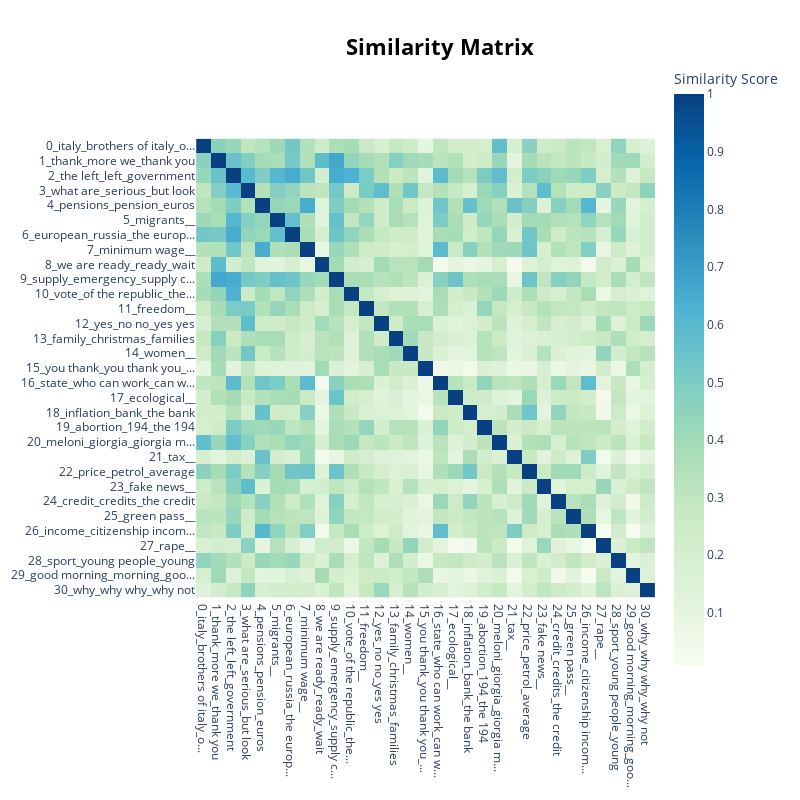

Notebook code for this chart:
### Code cell
heatmap_fig = topic_model.visualize_heatmap() # n_clusters=20, topics=[4, 18, 26, 21,44]custom_labels=True
heatmap_fig.write_html(processed_dir + 'html/similarity-matrix.html')
heatmap_fig

### Figure 1 — Plotly figure (JSON) as saved in the notebook; plotly's stock layout.template omitted (floating-point values rounded to 4 significant figures; data arrays with more than 128 entries replaced by an {"elided": "..."} marker saying what was removed)
{"data": [{"coloraxis": "coloraxis", "hovertemplate": "x: %{x}<br>y: %{y}<br>Similarity Score: %{z}<extra></extra>", "name": "0", "type": "heatmap", "x": ["0_italy_brothers of italy_o...", "1_thank_more we_thank you", "2_the left_left_government", "3_what are_serious_but look", "4_pensions_pension_euros", "5_migrants__", "6_european_russia_the europ...", "7_minimum wage__", "8_we are ready_ready_wait", "9_supply_emergency_supply c...", "10_vote_of the republic_the...", "11_freedom__", "12_yes_no no_yes yes", "13_family_christmas_families", "14_women__", "15_you thank_you thank you_...", "16_state_who can work_can w...", "17_ecological__", "18_inflation_bank_the bank", "19_abortion_194_the 194", "20_meloni_giorgia_giorgia m...", "21_tax__", "22_price_petrol_average", "23_fake news__", "24_credit_credits_the credit", "25_green pass__", "26_income_citizenship incom...", "27_rape__", "28_sport_young people_young", "29_good morning_morning_goo...", "30_why_why why_why not"], "xaxis": "x", "y": ["0_italy_brothers of italy_o...", "1_thank_more we_thank you", "2_the left_left_government", "3_what are_serious_but look", "4_pensions_pension_euros", "5_migrants__", "6_european_russia_the europ...", "7_minimum wage__", "8_we are ready_ready_wait", "9_supply_emergency_supply c...", "10_vote_of the republic_the...", "11_freedom__", "12_yes_no no_yes yes", "13_family_christmas_families", "14_women__", "15_you thank_you thank you_...", "16_state_who can work_can w...", "17_ecological__", "18_inflation_bank_the bank", "19_abortion_194_the 194", "20_meloni_giorgia_giorgia m...", "21_tax__", "22_price_petrol_average", "23_fake news__", "24_credit_credits_the credit", "25_green pass__", "26_income_citizenship incom...", "27_rape__", "28_sport_young people_young", "29_good morning_morning_goo...", "30_why_why why_why not"], "yaxis": "y", "z": {"elided": "31x31 float values"}}], "layout": {"coloraxis": {"colorbar": {"title": {"text": "Similarity Score"}}, "colorscale": [[0, "rgb(247,252,240)"], [0.125, "rgb(224,243,219)"], [0.25, "rgb(204,235,197)"], [0.375, "rgb(168,221,181)"], [0.5, "rgb(123,204,196)"], [0.625, "rgb(78,179,211)"], [0.75, "rgb(43,140,190)"], [0.875, "rgb(8,104,172)"], [1, "rgb(8,64,129)"]]}, "height": 800, "hoverlabel": {"bgcolor": "white", "font": {"family": "Rockwell", "size": 16}}, "legend": {"title": {"text": "Trend"}}, "margin": {"t": 60}, "showlegend": true, "title": {"font": {"color": "Black", "size": 22}, "text": "<b>Similarity Matrix</b>", "x": 0.55, "xanchor": "center", "y": 0.95, "yanchor": "top"}, "width": 800, "xaxis": {"anchor": "y", "constrain": "domain", "domain": [0, 1], "scaleanchor": "y"}, "yaxis": {"anchor": "x", "autorange": "reversed", "constrain": "domain", "domain": [0, 1]}}}
